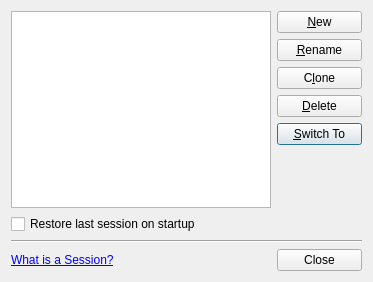
<?xml version="1.0" encoding="UTF-8"?>
<ui version="4.0">
 <class>ProjectExplorer::Internal::SessionDialog</class>
 <widget class="QDialog" name="ProjectExplorer::Internal::SessionDialog">
  <property name="geometry">
   <rect>
    <x>0</x>
    <y>0</y>
    <width>373</width>
    <height>282</height>
   </rect>
  </property>
  <property name="windowTitle">
   <string>Session Manager</string>
  </property>
  <layout class="QGridLayout" name="gridLayout">
   <item row="0" column="0">
    <widget class="SessionView" name="sessionView">
     <property name="sizePolicy">
      <sizepolicy hsizetype="Expanding" vsizetype="Expanding">
       <horstretch>1</horstretch>
       <verstretch>1</verstretch>
      </sizepolicy>
     </property>
    </widget>
   </item>
   <item row="0" column="1" rowspan="2">
    <layout class="QVBoxLayout" name="verticalLayout">
     <property name="leftMargin">
      <number>0</number>
     </property>
     <property name="rightMargin">
      <number>0</number>
     </property>
     <item>
      <widget class="QPushButton" name="btCreateNew">
       <property name="text">
        <string>&amp;New</string>
       </property>
      </widget>
     </item>
     <item>
      <widget class="QPushButton" name="btRename">
       <property name="text">
        <string>&amp;Rename</string>
       </property>
      </widget>
     </item>
     <item>
      <widget class="QPushButton" name="btClone">
       <property name="text">
        <string>C&amp;lone</string>
       </property>
      </widget>
     </item>
     <item>
      <widget class="QPushButton" name="btDelete">
       <property name="text">
        <string>&amp;Delete</string>
       </property>
      </widget>
     </item>
     <item>
      <widget class="QPushButton" name="btSwitch">
       <property name="text">
        <string>&amp;Switch To</string>
       </property>
       <property name="default">
        <bool>true</bool>
       </property>
      </widget>
     </item>
     <item>
      <spacer name="verticalSpacer">
       <property name="orientation">
        <enum>Qt::Vertical</enum>
       </property>
       <property name="sizeHint" stdset="0">
        <size>
         <width>85</width>
         <height>48</height>
        </size>
       </property>
      </spacer>
     </item>
    </layout>
   </item>
   <item row="1" column="0">
    <widget class="QCheckBox" name="autoLoadCheckBox">
     <property name="text">
      <string>Restore last session on startup</string>
     </property>
    </widget>
   </item>
   <item row="2" column="0" colspan="2">
    <widget class="Line" name="line">
     <property name="orientation">
      <enum>Qt::Horizontal</enum>
     </property>
    </widget>
   </item>
   <item row="3" column="0">
    <widget class="QLabel" name="whatsASessionLabel">
     <property name="text">
      <string>&lt;a href=&quot;qthelp://org.qt-project.qtcreator/doc/creator-project-managing-sessions.html&quot;&gt;What is a Session?&lt;/a&gt;</string>
     </property>
    </widget>
   </item>
   <item row="3" column="1">
    <widget class="QDialogButtonBox" name="buttonBox">
     <property name="sizePolicy">
      <sizepolicy hsizetype="Expanding" vsizetype="Fixed">
       <horstretch>0</horstretch>
       <verstretch>0</verstretch>
      </sizepolicy>
     </property>
     <property name="orientation">
      <enum>Qt::Vertical</enum>
     </property>
     <property name="standardButtons">
      <set>QDialogButtonBox::Close</set>
     </property>
     <property name="centerButtons">
      <bool>true</bool>
     </property>
    </widget>
   </item>
  </layout>
 </widget>
 <customwidgets>
  <customwidget>
   <class>SessionView</class>
   <extends>QTreeView</extends>
   <header>projectexplorer/sessionview.h</header>
  </customwidget>
 </customwidgets>
 <resources/>
 <connections>
  <connection>
   <sender>buttonBox</sender>
   <signal>rejected()</signal>
   <receiver>ProjectExplorer::Internal::SessionDialog</receiver>
   <slot>reject()</slot>
   <hints>
    <hint type="sourcelabel">
     <x>191</x>
     <y>244</y>
    </hint>
    <hint type="destinationlabel">
     <x>114</x>
     <y>237</y>
    </hint>
   </hints>
  </connection>
  <connection>
   <sender>buttonBox</sender>
   <signal>accepted()</signal>
   <receiver>ProjectExplorer::Internal::SessionDialog</receiver>
   <slot>accept()</slot>
   <hints>
    <hint type="sourcelabel">
     <x>246</x>
     <y>237</y>
    </hint>
    <hint type="destinationlabel">
     <x>78</x>
     <y>216</y>
    </hint>
   </hints>
  </connection>
 </connections>
</ui>
